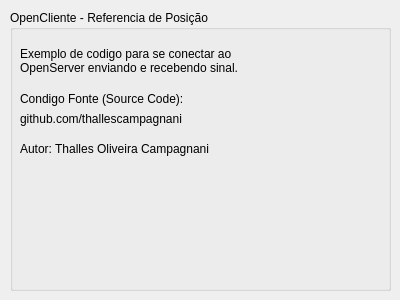
<?xml version="1.0" encoding="UTF-8"?>
<ui version="4.0">
 <class>Dialog</class>
 <widget class="QDialog" name="Dialog">
  <property name="geometry">
   <rect>
    <x>0</x>
    <y>0</y>
    <width>400</width>
    <height>300</height>
   </rect>
  </property>
  <property name="windowTitle">
   <string>Dialog</string>
  </property>
  <widget class="QGroupBox" name="groupBox_5">
   <property name="geometry">
    <rect>
     <x>10</x>
     <y>10</y>
     <width>381</width>
     <height>281</height>
    </rect>
   </property>
   <property name="title">
    <string>OpenCliente - Referencia de Posição</string>
   </property>
   <widget class="QLabel" name="label_14">
    <property name="geometry">
     <rect>
      <x>10</x>
      <y>30</y>
      <width>301</width>
      <height>41</height>
     </rect>
    </property>
    <property name="text">
     <string>Exemplo de codigo para se conectar ao 
OpenServer enviando e recebendo sinal.</string>
    </property>
   </widget>
   <widget class="QLabel" name="label_15">
    <property name="geometry">
     <rect>
      <x>10</x>
      <y>80</y>
      <width>211</width>
      <height>17</height>
     </rect>
    </property>
    <property name="text">
     <string>Condigo Fonte (Source Code):</string>
    </property>
   </widget>
   <widget class="QLabel" name="label_16">
    <property name="geometry">
     <rect>
      <x>10</x>
      <y>100</y>
      <width>301</width>
      <height>17</height>
     </rect>
    </property>
    <property name="text">
     <string>github.com/thallescampagnani</string>
    </property>
   </widget>
   <widget class="QLabel" name="label_17">
    <property name="geometry">
     <rect>
      <x>10</x>
      <y>130</y>
      <width>301</width>
      <height>17</height>
     </rect>
    </property>
    <property name="text">
     <string>Autor: Thalles Oliveira Campagnani</string>
    </property>
   </widget>
  </widget>
 </widget>
 <resources/>
 <connections/>
</ui>
